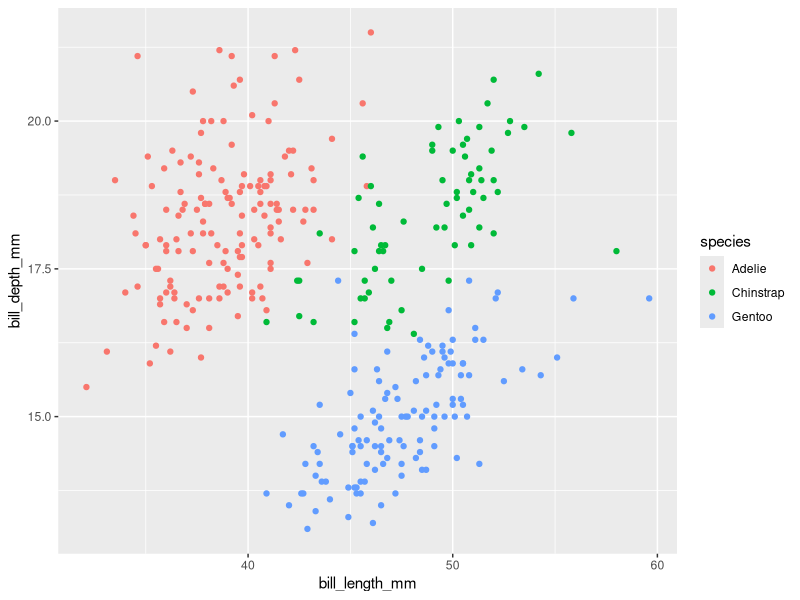

Recreate this plot in R. (Note: this script raises an error after producing the figure.)
## ---- chunk 1
library(tidyverse)
library(ggplot2)
library(palmerpenguins)
## ---- chunk 2
# untidy data ----
temp_data_wide <- tribble(
  ~date, ~station1, ~station2,  ~station3,
  "2023-10-01", 30.1, 29.8,  31.2,
  "2023-11-01", 28.6, 29.1,  33.4,
  "2023-12-01", 29.9, 28.5,  32.3
)

# make tidy ----
temp_data_long <- temp_data_wide |> 
  pivot_longer(cols = starts_with("station"),
               names_to = "station_id", 
               values_to = "temp_c")
## ---- chunk 3
# look at the structure of the data frame using st()
# str(penguins)
# map our aesthetics using aes
ggplot(data = na.omit(penguins), aes(x = bill_length_mm,
                                    y = bill_depth_mm,
                                    color = species)) +
  geom_point()

# --- piping your data ---
ggplot() +
  geom_point(data = penguins, 
             mapping = aes(x = bill_lenght_mm,
                           y = bill_depth_mm))

# --- line of best fit within each species ---
ggplot(penguins, aes(x = bill_length_mm, y = bill_depth_mm, color = species)) +
  geom_point() +
  geom_smooth(method = "lm")

# --- line of best fith through all species ---
ggplot(data = na.omit(penguins), aes(x = bill_length_mm,
                                    y = bill_depth_mm)) +
  geom_point(aes(color = species)) +
  geom_smooth(method = "lm")


# --- now to change the color scale ----
ggplot(penguins, aes(x = body_mass_g,
                     y = flipper_length_mm,
                     color = body_mass_g)) +
  geom_point() +
  scale_color_gradient(low = "#132B43", high = "#f7DD4C")

## ---- chunk 4

# ---underlying geom statistic is "identity"
ggplot(penguins, aes(x = species)) +
  geom_bar()
## ---- chunk 5
penguins_summary <- penguins %>% 
  count(species)

ggplot(penguins_summary, aes(x = species, y = n)) +
  geom_bar(stat = "identity")
## ---- chunk 6
# default position is "stack"
ggplot(penguins, aes(x = species, fill = island )) +
  geom_bar(position  = "dodge")
  # geom_bar(position = "fill")

## ---- chunk 7
ggplot(penguins, aes( x = species)) +
  geom_bar() +
  coord_flip() + # swithced the axis
  theme_classic() + # lots of themes
  theme(
    axis.title = element_text(size = 17, color = "purple")
  )
